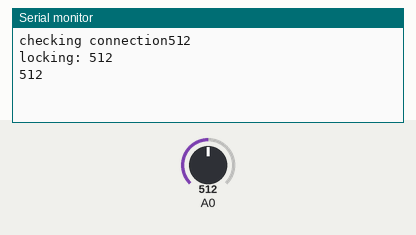
Recording of a sketch running on a simulated Arduino Uno, built with avr-gcc and run on an emulated ATmega328P. On the bench: the last lines printed to the serial monitor. The inputs (shaded band) are chosen by the test bench; at power-on: A0 = 512.

Above: at 4.8 s.
4.9 s: A0 set to 412
At 6.4 s:
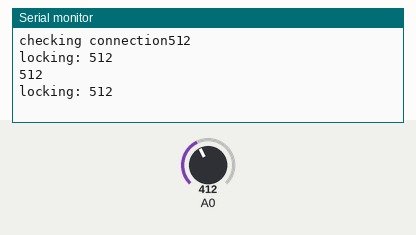
9.9 s: A0 set to 393
At 10.7 s:
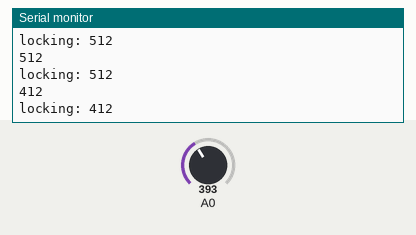
Timing chart, 0 to 12.9 s (numbered marks = the images above; inputs shaded):
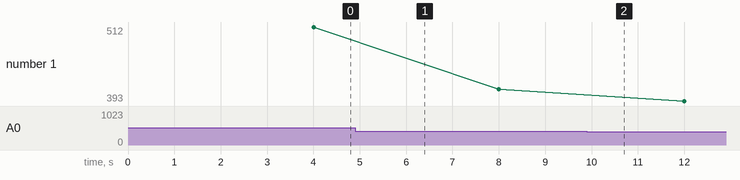

Measured:
- plotted number 1: 512 → 412 after the input at 4.9 s, 412 → 393 after the input at 9.9 s

The sketch:

joystick_bluetooth.ino
```cpp
#include <SoftwareSerial.h>

SoftwareSerial mySerial(11,12);

void setup() {
  Serial.begin(38400);
  Serial.print("checking connection");
  mySerial.begin(38400);
}

int xValue = 0;

void loop() {
  xValue = analogRead(A0);
  Serial.println(xValue);
  delay(2000);

  if(xValue < 200) {
    Serial.print("unlocking: ");
    Serial.println(xValue);
    mySerial.write('0');
    delay(2000);
  } else if (xValue > 400) {
    Serial.print("locking: ");
    Serial.println(xValue);
    mySerial.write('1');
    delay(2000);
  }
}
```
